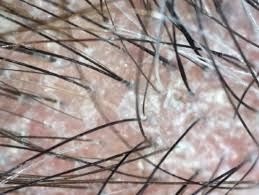
#> input picture hair_image.jpeg, 259 x 195 px
$ python hairCount.py
#> lines starting #> are read from the running program, lines starting #| are printed output that depends on the picture; after the words box and inside, x2 and y2 are one past the last pixel; in counts of white or black regions, pixels touching at a corner belong together
import cv2
# Load the image
img = cv2.imread('hair_image.jpeg')
#> img is the input picture: shape (195, 259, 3); mean B, G, R 145.8, 149.1, 161.7
# Convert the image to grayscale
gray = cv2.cvtColor(img, cv2.COLOR_BGR2GRAY)
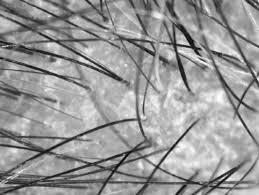
#> gray: shape (195, 259); min 0, max 254, mean 152.5
# Apply a threshold
_, thresh = cv2.threshold(gray, 0, 255, cv2.THRESH_BINARY_INV+cv2.THRESH_OTSU)
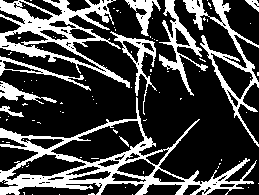
#> thresh: shape (195, 259); 26.7% white; 90 white regions (79 under 20 px), largest, box (x1, y1, x2, y2) and area: (0, 97, 257, 195) 4982, (0, 0, 130, 88) 3298, (183, 0, 259, 147) 1765
# Apply morphological operations
kernel = cv2.getStructuringElement(cv2.MORPH_ELLIPSE, (3, 3))
morph = cv2.morphologyEx(thresh, cv2.MORPH_OPEN, kernel)
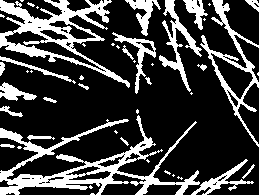
#> morph: shape (195, 259); 24.6% white; 47 white regions (25 under 20 px)
# Find the hair contours
contours, hierarchy = cv2.findContours(morph, cv2.RETR_EXTERNAL, cv2.CHAIN_APPROX_SIMPLE)
#> contours = 47 contours, 28 with area under 20; largest, box (x1, y1, x2, y2) and area: (0, 0, 130, 88) 3929, (0, 115, 200, 195) 3722, (200, 0, 259, 147) 1944, (159, 0, 202, 92) 730, (112, 32, 156, 94) 456
# Count the hair
hair_count = len(contours)
#> hair_count = 47
print("Number of hairs:", hair_count)
#| Number of hairs: 47
cv2.imshow('Normal Image',img)
cv2.imshow('Gray Image',gray)
cv2.imshow('Threshold Image',thresh)
cv2.waitKey(0)
